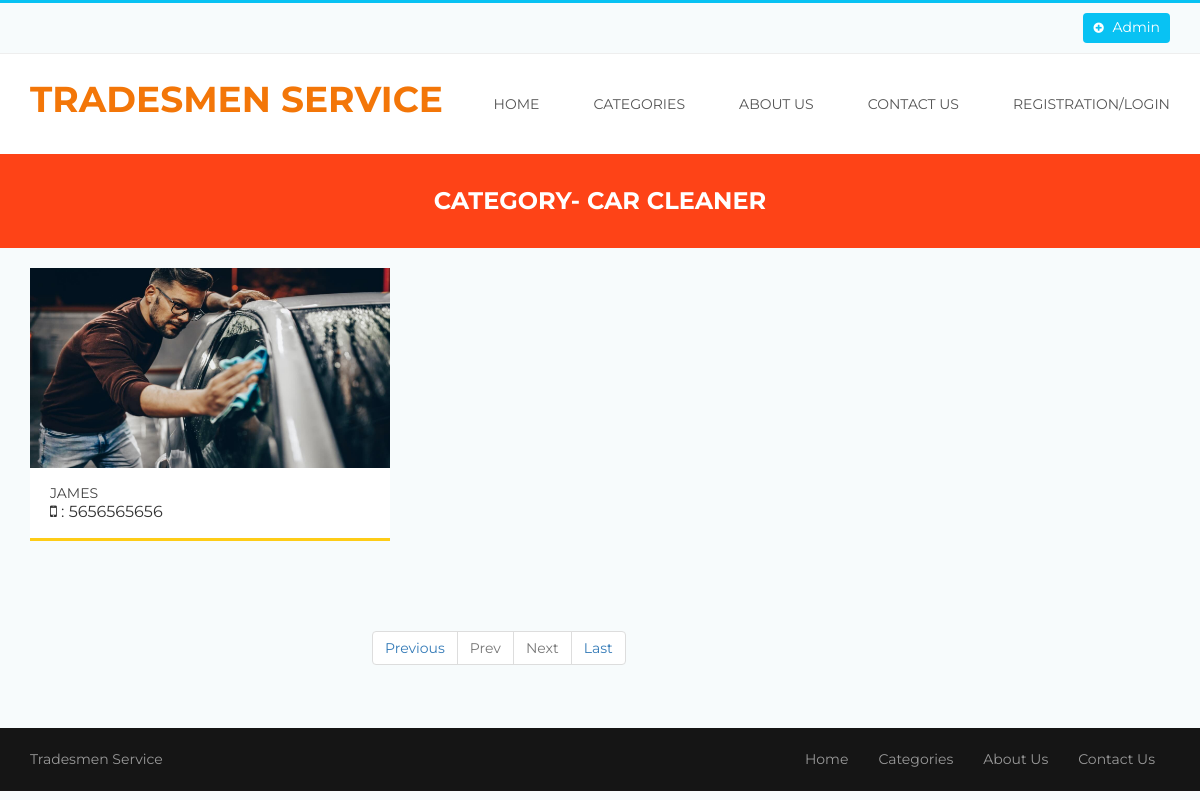
Screenshot of /view-category-detail.php?viewid=Car Cleaner with the database file from the repository.
### tables this page shows
CREATE TABLE `tblperson` (
  `ID` int(10) NOT NULL,
  `Category` varchar(200) DEFAULT NULL,
  `Name` varchar(200) DEFAULT NULL,
  `Picture` varchar(200) DEFAULT NULL,
  `MobileNumber` bigint(10) DEFAULT NULL,
  `Address` mediumtext DEFAULT NULL,
  `City` varchar(200) NOT NULL,
  `RegDate` timestamp NULL DEFAULT current_timestamp()
);

### view-category-detail.php (the view, shortened to what this page needs)
<!DOCTYPE html>
<html>
<head>
	<link rel="stylesheet" type="text/css" href="bootstrap/css/bootstrap.min.css">
	<link rel="stylesheet" type="text/css" href="css/style.css">
	<link rel="stylesheet" type="text/css" href="css/menu.css">
	<link rel="stylesheet" type="text/css" href="css/color/color.css">
	<link rel="stylesheet" type="text/css" href="assets/testimonial/css/style.css" />
	<link rel="stylesheet" type="text/css" href="assets/testimonial/css/elastislide.css" />
	<link rel="stylesheet" type="text/css" href="css/responsive.css">
    <link rel="stylesheet" type="text/css" href="css/font-awesome.css">
	<link rel="stylesheet" type="text/css" href="assets/revolution_slider/css/revslider.css" media="screen" />
</head>
<body>
	<div class="theme-wrap clearfix">
	<?php include_once('includes/header.php');?>
		<div class="page-title-wrap bgorange-1 padding-top-30 padding-bottom-30">
<?php
$vid=$_SESSION['vid'];
?>
			<h4 class="white">Category- <?php echo $vid; ?></h4>
		</div>
		<section class="aside-layout-section padding-top-20 padding-bottom-40">
			<div class="container">
				<div class="row">
					<div class="col-md-12 col-sm-8 col-xs-12 main-wrap">
						<div class="listing-section padding-bottom-40">
							<div class="">
								<div class="add-listing-wrapper">
									<div class="listing-main gridview tab-content">
											<div id="latest-listing" class="tab-pane active">
												<div class="listing-wrapper three-column row">
<?php
        if (isset($_GET['pageno'])) {
            $pageno = $_GET['pageno'];
        } else {
            $pageno = 1;
        }
        $no_of_records_per_page = 10;
        $offset = ($pageno-1) * $no_of_records_per_page;
$total_pages_sql = "SELECT COUNT(*) FROM tblperson where Category=:vid";
$ret= $dbh -> prepare($total_pages_sql);
$ret->bindParam(':vid',$vid,PDO::PARAM_STR);
$ret->execute();
$total_rows = $ret->fetchColumn();
$total_pages = ceil($total_rows / $no_of_records_per_page);
$sql="SELECT * from  tblperson where Category=:vid LIMIT $offset, $no_of_records_per_page";
$query = $dbh -> prepare($sql);
$query->bindParam(':vid',$vid,PDO::PARAM_STR);
$query->execute();
$results=$query->fetchAll(PDO::FETCH_OBJ);
$cnt=1;
if($query->rowCount() > 0)
{
foreach($results as $row)
{               ?>
													<div class="item col-md-4 col-sm-6 col-xs-12">
														<div class="listing-item clearfix">
															<div class="figure">
																<img src="admin/images/<?php echo $row->Picture;?>" alt="listing item" height="200" width="200"/>
															</div>
															<div class="listing-content clearfix">
																<div class="listing-title">
																	<h6><a href="single-person-detail.php?viewid=<?php echo htmlentities ($row->ID);?>"><?php  echo $row->Name;?></a></h6>
																</div>
																<div class="listing-location pull-left">
																	<i class="fa fa-mobile"></i> :
																	<?php  echo $row->MobileNumber;?>
																</div>
															</div>
														</div>
														<div class="listing-border-bottom bgyallow-1"></div>
													</div>
	<?php $cnt=$cnt+1;}} ?>
												</div>
											</div>
									</div>
								</div>
							</div>
						</div>
						<div style="margin-left:30%" >
    <ul class="body pagination pagination-primary">
<li class="page-item"><a class="page-link" href="?pageno=1">Previous</a></li>
      <li class="page-item active <?php if($pageno <= 1){ echo 'disabled'; } ?>">
            <a href="<?php if($pageno <= 1){ echo '#'; } else { echo "?pageno=".($pageno - 1); } ?>" class="page-link">Prev</a>
        </li>
  <li class="page-item <?php if($pageno >= $total_pages){ echo 'disabled'; } ?>">
            <a class="page-link" href="<?php if($pageno >= $total_pages){ echo '#'; } else { echo "?pageno=".($pageno + 1); } ?>">Next</a>
        </li>
        <li class="page-item"><a href="?pageno=<?php echo $total_pages; ?>" class="page-link"> Last</a></li>
                            </ul>
</div>
					</div>
				</div>
			</div>
		</section>
	<?php include_once('includes/footer.php');?>
	</div>
</body>
</html>

### css/style.css (style rules this page uses)
html, body, div, span, applet, object, iframe,h1, h2, h3, h4, h5, h6, p, blockquote, pre,a, abbr, acronym, address, big, cite, code,del, dfn, em, img, ins, kbd, q, s, samp, small, strike, strong, sub, sup, tt, var,b, u, i, center,dl, dt, dd, ol, ul, li,fieldset, form, label, legend,table, caption, tbody, tfoot, thead, tr, th, td, article, aside, canvas, details, embed,figure, figcaption, footer, header, hgroup,menu, nav, output, ruby, section, summary,time, mark, audio, video { margin: 0;padding: 0;border: 0;font-size: 100%;font: inherit;vertical-align: baseline; }
article, aside, details, figcaption, figure,footer, header, hgroup, menu, nav, section { display: block; }
body { line-height: 1;margin:0 ;padding:0 ;transition:all 0.3s ease;overflow-x: hidden; }
html { position:relative;overflow-x:hidden; }
ol, ul { list-style: none;margin:0; padding:0; }
a { display:block; }
img { display:block; }
img { max-width:100%; }
body { font-family:'Montserrat',sans-serif; }
h1,h2,h3,h4,h5,h6 { font-family:'Montserrat',sans-serif; font-weight:700; margin:0; text-align:center; line-height:1.4; letter-spacing:0.6px; text-transform:uppercase; letter-spacing:0; }
h4 { font-size:24px; }
h6 { font-size:16px; }
a,span,ul,li { font-family:'Montserrat'; font-size:14px; padding:0; font-weight:400; text-align:center; margin:0; line-height:1.6; text-decoration:none !important; }
p,span,a { padding:0; }
.container,.container-fluid { padding-left:0;padding-right:0; }
.padding-bottom-30 { padding-bottom:30px; }
.padding-bottom-40 { padding-bottom:40px; }
.padding-top-20 { padding-top:20px; }
.padding-top-30 { padding-top:30px; }
.listing-border-bottom { height:3px;width:100%; }
.tab-content .tab-pane { position: relative; }
.listing-wrapper .item { margin-bottom:30px; }
.listing-item .figure { position:relative; }
.listing-item .listing-content { padding:14px 20px 18px;position:relative; }
.listing-item .listing-content .listing-title h6 a { letter-spacing:0; font-size:16px;text-transform:uppercase;text-align:left;font-family:'Montserrat'; }
.aside-layout-section .gridview .listing-item .listing-content .listing-title h6 a { font-size:14px; }

### css/color/color.css (style rules this page uses)
h1,h2,h3,h4,h5,h6 { color:#444; }
p,a,span,ul,li { color:#999; }
body { background:#f7fbfc; }
.white { color:#fff; }
.bgyallow-1 { background:#fecc17; }
.bgorange-1 { background:#fe4317; }
.listing-item { background:#fff; }
.listing-item .listing-content .listing-title h6 a { color:#444; }

### css/responsive.css (style rules this page uses)
@media screen and (max-device-width:1199px) { .feature-item .figure img, .listing-item .figure img, .blog-entry .figure img { width:100%; } }
@media screen and (max-device-width:1199px) { .container { padding-left:15px;padding-right:15px; } }

### rows the page displays
tblperson: Picture (picture), Name "JAMES", MobileNumber "5656565656"

### other values shown
$vid "CAR CLEANER"
